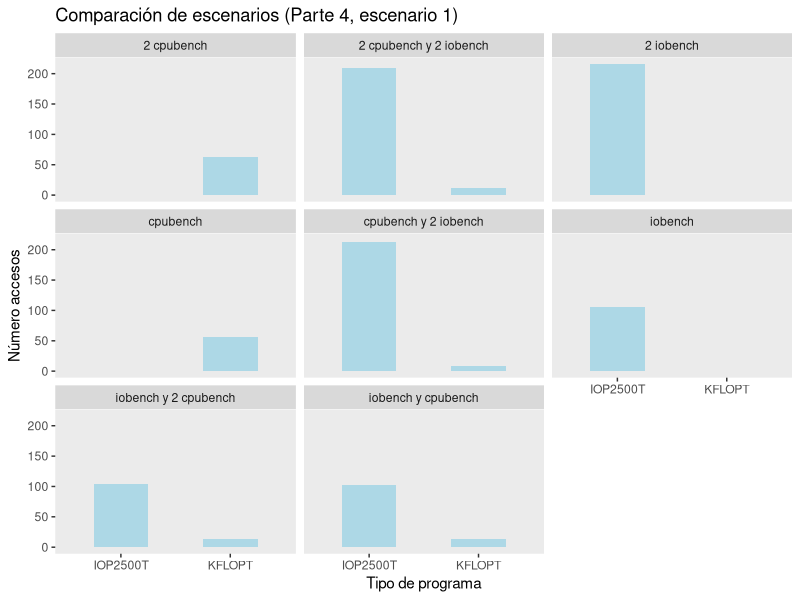

This figure's R source:
######### Ejecucion #########

#> $ Rscript plot.R

######### Packages  #########
packages <- c("readxl", "tseries", "dynlm", "mFilter", "ggplot2", "dplyr")
sapply(packages, require, character.only = TRUE)

######### bases #########

cpubench <- read.table("cpubench.txt", quote="\"", comment.char="")
c0 <- mean(cpubench[,2])

cpubench_2iobench <- read.table("cpubench_2iobench.txt", quote="\"", comment.char="")
c1 <- filter(cpubench_2iobench, V3 == "KFLOPT")
c1 <- mean(c1[,2])

i1 <- filter(cpubench_2iobench, V3 == "IOP2500T")
i1 <- mean(i1[,2])
i1 

cpubench2 <- read.table("2cpubench.txt", quote="\"", comment.char="")
c2 <- mean(cpubench2[,2])

cpubench2_2iobench <- read.table("2cpubench_2iobench.txt", quote="\"", comment.char="")
c3 <- filter(cpubench2_2iobench, V3 == "KFLOPT")
c3 <- mean(c3[,2])

i3 <- filter(cpubench2_2iobench, V3 == "IOP2500T")
i3 <- mean(i3[,2])

iobench <- read.table("iobench.txt", quote="\"", comment.char="")
i4 <- filter(iobench, V3 == "IOP2500T")
i4 <- mean(i4[,2])

iobench_2cpubench <- read.table("iobench_2cpubench.txt", quote="\"", comment.char="")
c5 <- filter(iobench_2cpubench, V3 == "KFLOPT")
c5 <- mean(c5[,2])

i5 <- filter(iobench_2cpubench, V3 == "IOP2500T")
i5 <- mean(i5[,2])

iobench_cpubench <- read.table("iobench_cpubench.txt", quote="\"", comment.char="")
c6 <- filter(iobench_cpubench, V3 == "KFLOPT")
c6 <- mean(c6[,2])

i6 <- filter(iobench_cpubench, V3 == "IOP2500T")
i6 <- mean(i6[,2])

iobench2 <- read.table("2iobench.txt", quote="\"", comment.char="")
i7 <- filter(iobench2, V3 == "IOP2500T")
i7 <- mean(i7[,2])

escenarios <- c("cpubench(c0)", "cpubench_2iobench(c1)","cpubench_2iobench(i1)", "cpubench2(c2)", "cpubench2_2iobench(c3)",
                "cpubench2_2iobench(i3)", "iobench(4)", "iobench_2cpubench(c5)", "iobench_2cpubench(i5)",
                "iobench_cpubench(c6)", "iobench_cpubench(i6)", "cpubench2")
promedios <- c(c(c0), c(c1,i1), c(c2), c(c3,i3), c(i4), c(c5,i5), c(c6,i6), c(i7))

table <- data.frame(escenarios, promedios)
table

######### plot y .png #########

png(file = "plot_part4_es1.png")
bind_rows("cpubench" = cpubench, "cpubench y 2 iobench" = cpubench_2iobench,
          "2 cpubench" = cpubench2, "2 cpubench y 2 iobench" = cpubench2_2iobench,
          "iobench" = iobench, "iobench y 2 cpubench" = iobench_2cpubench,
          "iobench y cpubench" = iobench_cpubench, "2 iobench" = iobench2,
          .id = "id") %>%
    ggplot(mapping = aes(x = V3)) +
        geom_bar(width=0.5, fill='lightblue') +
        facet_wrap(~id) +
        theme(panel.grid = element_blank()) +
        labs(title = "Comparación de escenarios (Parte 4, escenario 1)", y = "Número accesos", x= "Tipo de programa") 
dev.off()
